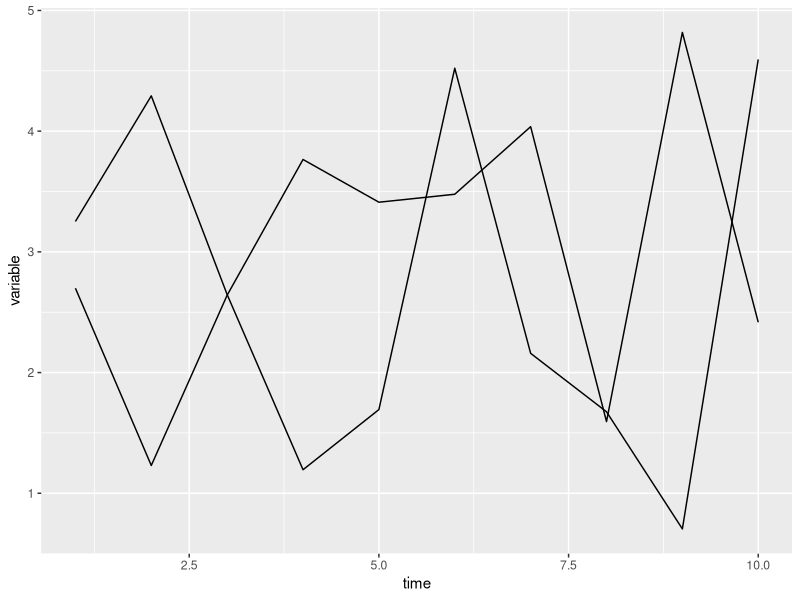
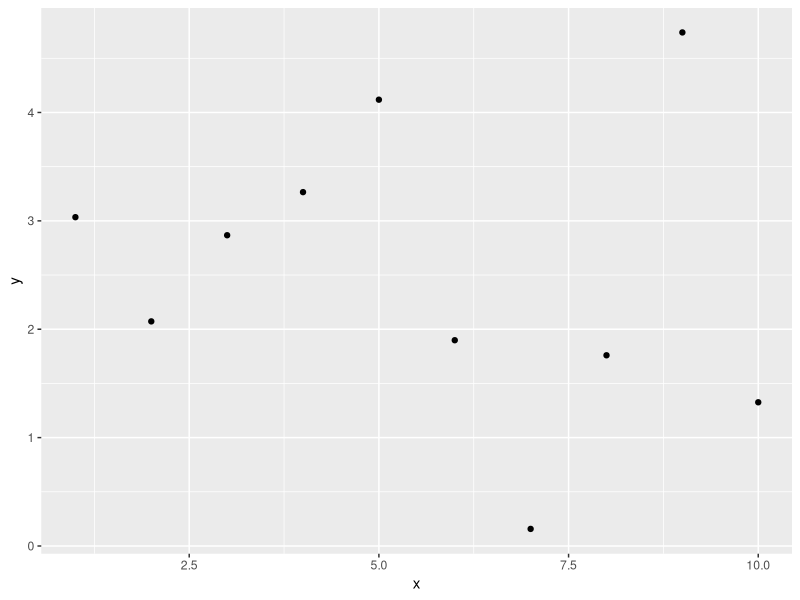
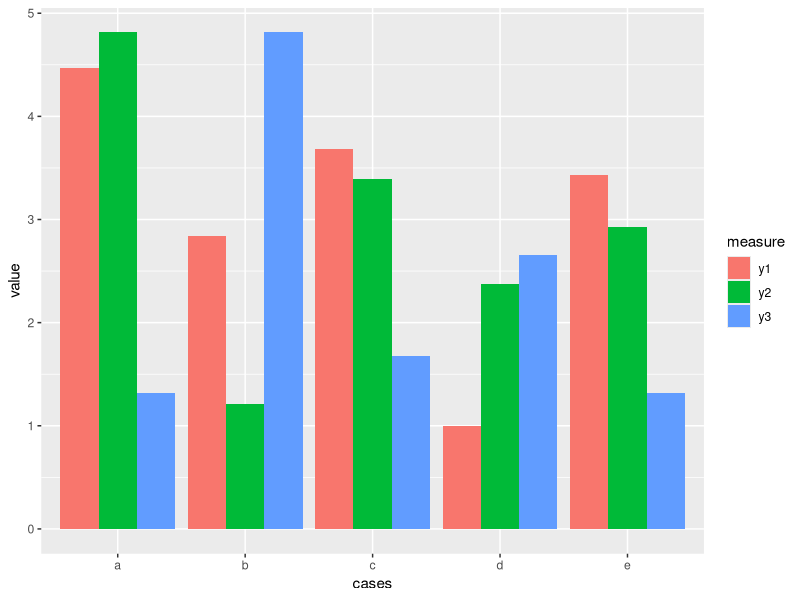
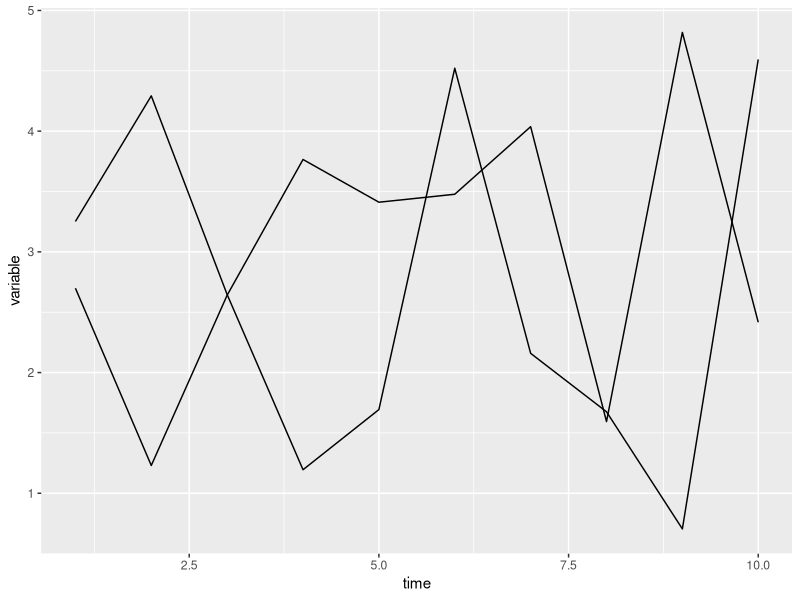
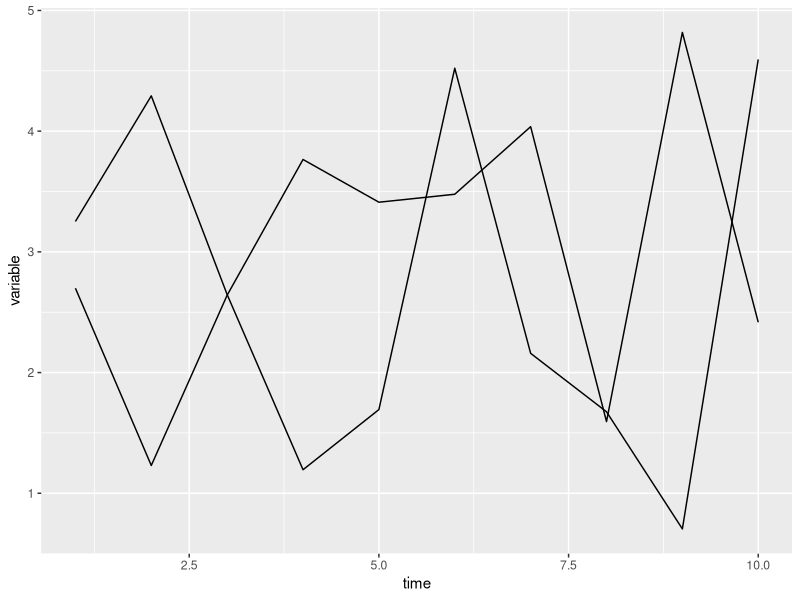
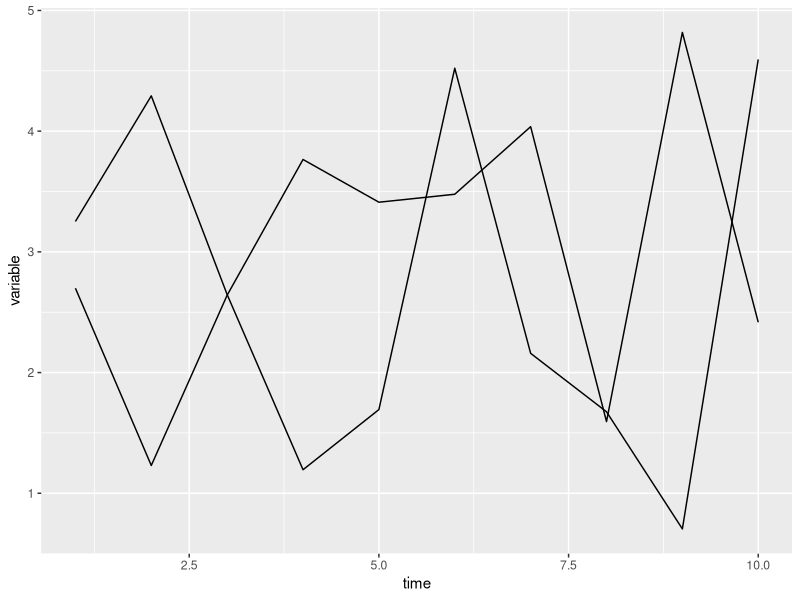

Generate these figures, in order, with R:
library(tidyverse)

#####line chart

units <- letters[1:2]
time <- seq(1:10)

time_series <- expand.grid(units=units,time=time)

time_series$variable <- runif(20,0,5)

line_plot <- ggplot(time_series,(aes(x=time,y=variable,group=units)))+geom_line()

####scatterplot

x_axis <- seq(1:10)
y_axis <- runif(10,0,5)

scatter_dat <- data.frame(x=x_axis,y=y_axis)

scatter_plot <- ggplot(scatter_dat,aes(x=x,y=y))+geom_point()

####barplot

cases <- letters[1:5]
y_axis1 <- runif(5,0,5)
y_axis2 <- runif(5,0,5)
y_axis3 <- runif(5,0,5)

bar_dat <- data.frame(cases=cases,y1=y_axis1,y2=y_axis2,y3=y_axis3)

long_bar_dat <- pivot_longer(bar_dat,c("y1","y2","y3"),names_to="measure",values_to = "value")

bar_plot <- ggplot(long_bar_dat,aes(x=cases,y=value,fill=measure))+geom_bar(stat="identity",position="dodge")

line_plot
scatter_plot
bar_plot

#setwd(YOUR FILE PATH) -- that's where the files are going to go when you ggsave them

ggsave("lineplot.jpg",plot=line_plot)
ggsave("lineplot.pdf",plot=line_plot)

#####to save files as .svg from ggsave
#install.packages("svglite")
library(svglite)

ggsave("lineplot.svg",plot=line_plot)
